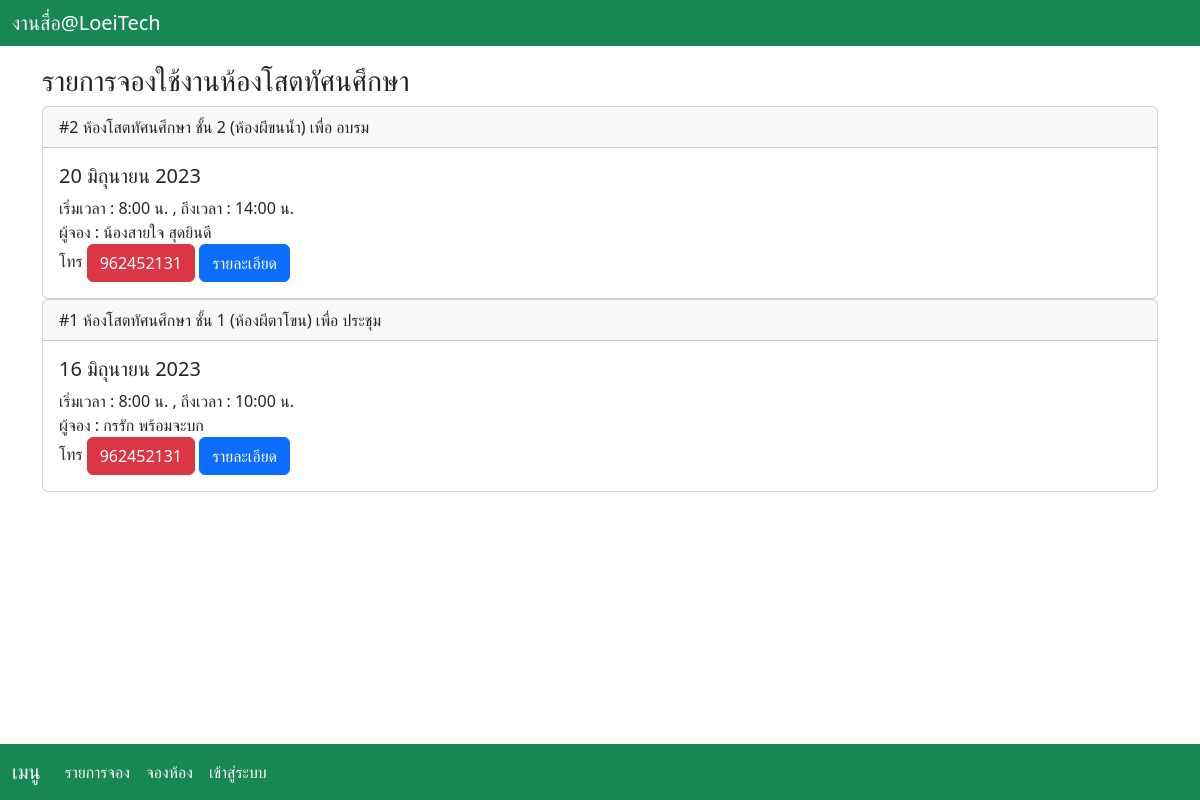
The page /booklist/ on the database its author committed.
### booking/models.py (models this page shows, shortened)
class book_dtl(models.Model):
    book_id = models.AutoField(primary_key=True)
    room_id = models.ForeignKey(room_dtl,null=True,on_delete=models.CASCADE)
    purposename = models.CharField(max_length=200,null=True)
    txtonfloor = models.CharField(max_length=200,null=True)
    sdate = models.DateField(auto_now=False, auto_now_add=False)
    stime = models.TimeField(auto_now=False, auto_now_add=False)
    etime = models.TimeField(auto_now=False, auto_now_add=False)
    txtusername = models.CharField(max_length=200,null=True)
    txttel = models.IntegerField(null=True)
    other = models.CharField(max_length=200,null=True)

class room_dtl(models.Model):
    room_id = models.AutoField(primary_key=True)
    room_name = models.CharField(max_length=200,null=True)

### booking/views.py (the view)
# urls.py: path('booklist/',views.booklist),
def booklist(request):
    context = {'book_detail' : book_dtl.objects.all().order_by('-sdate')}
    return render(request,'booklist.html',context)

### booking/templates/booklist.html (shortened to what this page needs)
{% include 'home.html' %}
<div class="container mt-3">
  <h3>รายการจองใช้งานห้องโสตทัศนศึกษา</h3>
  {% for fetch_book in book_detail %}
  <div class="card">
    <div class="card-header">#{{fetch_book.book_id}} {{fetch_book.room_id.room_name}} เพื่อ {{fetch_book.purposename}}</div>
    <div class="card-body">
      <h5 class="card-title">{{fetch_book.sdate}}</h5>
      <p class="card-text">
        เริ่มเวลา : {{fetch_book.stime}} น. , ถึงเวลา : {{fetch_book.etime}} น.
        <br>
        ผู้จอง : {{fetch_book.txtusername}}
        <br>
        โทร <a href="#" class="btn btn-danger"> {{fetch_book.txttel}} </a> <a href="/bookdetail/{{fetch_book.book_id}}" class="btn btn-primary"> รายละเอียด </a>
      </p>
    </div>
  </div>
  {% endfor %}
  <div class="mt-4 p-5 bg-white text-white rounded">
  </div>
</div>

### rows shown on the page
book_dtl: book_id "2", room_id.room_name "ห้องโสตทัศนศึกษา ชั้น 2 (ห้องผีขนน้ำ)", purposename "อบรม", sdate "20 มิถุนายน 2023", stime "8:00", etime "14:00", txtusername "น้องสายใจ สุดยินดี", txttel "962452131"
book_dtl: book_id "1", room_id.room_name "ห้องโสตทัศนศึกษา ชั้น 1 (ห้องผีตาโขน)", purposename "ประชุม", sdate "16 มิถุนายน 2023", stime "8:00", etime "10:00", txtusername "กรรัก พร้อมจะบก", txttel "962452131"
